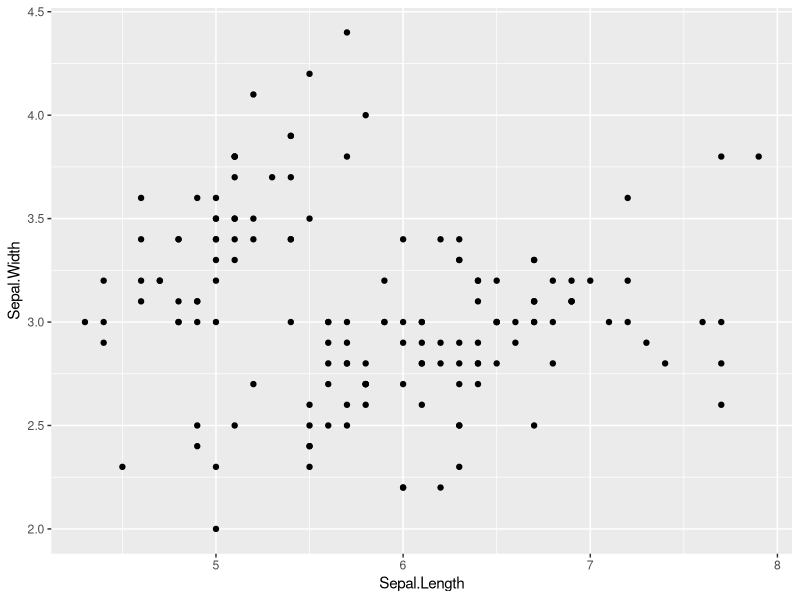
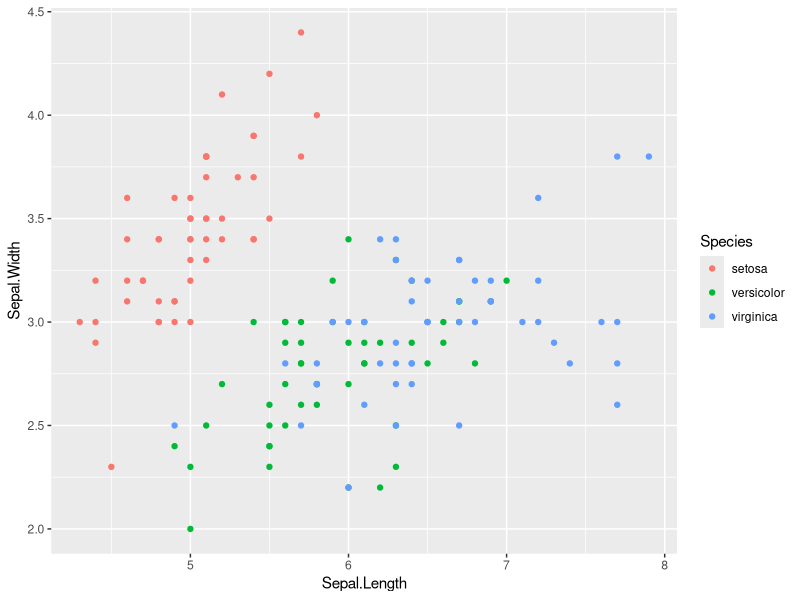
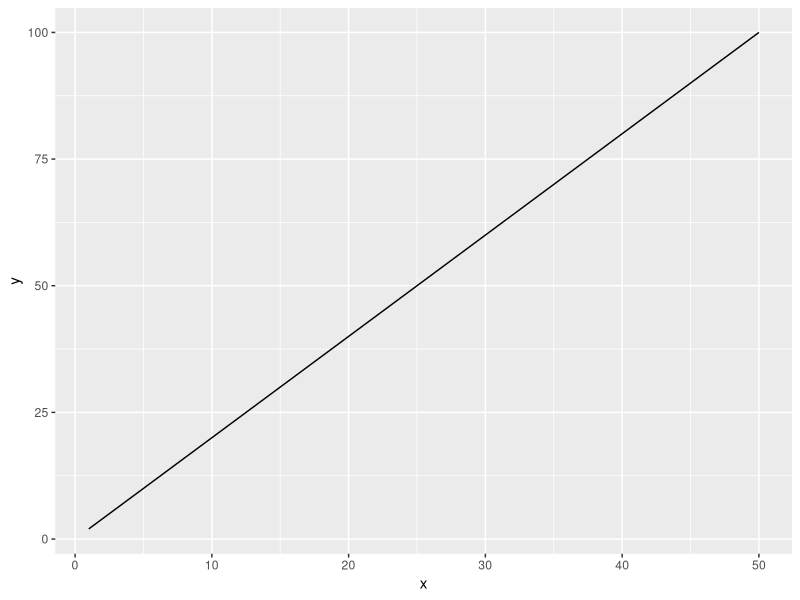
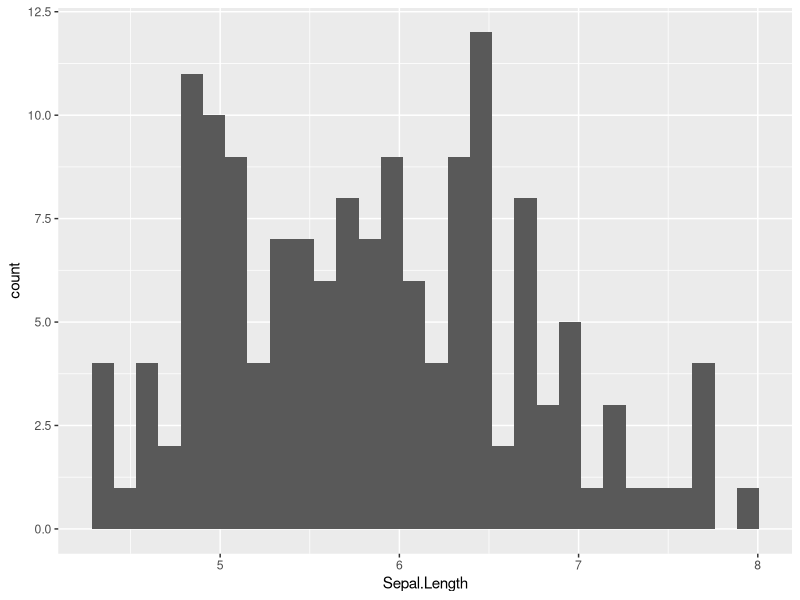
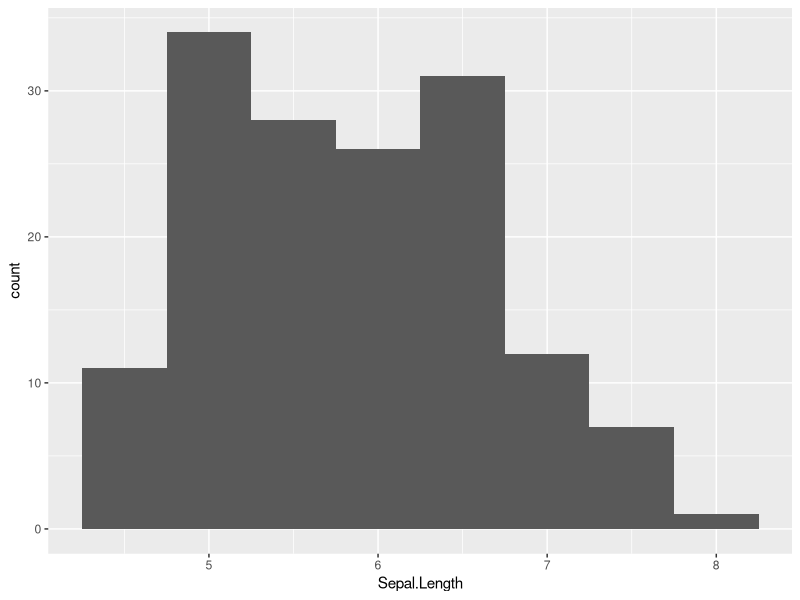
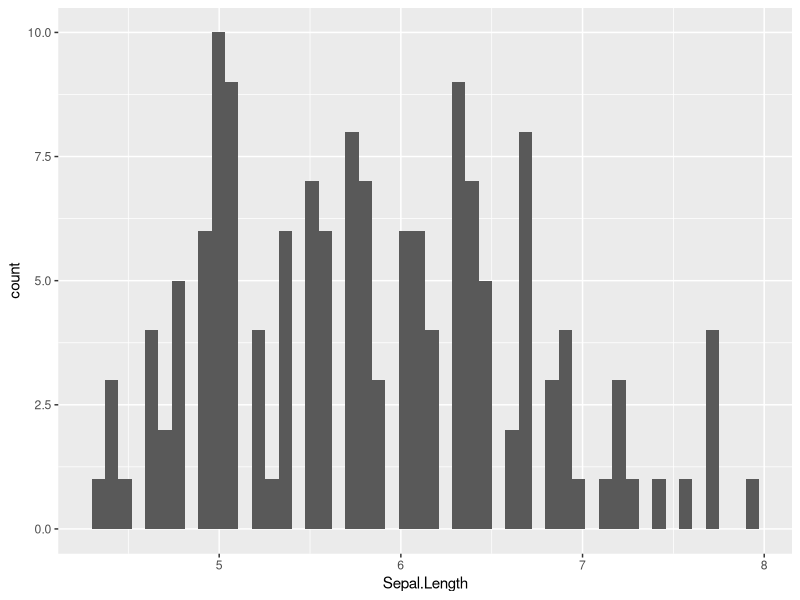
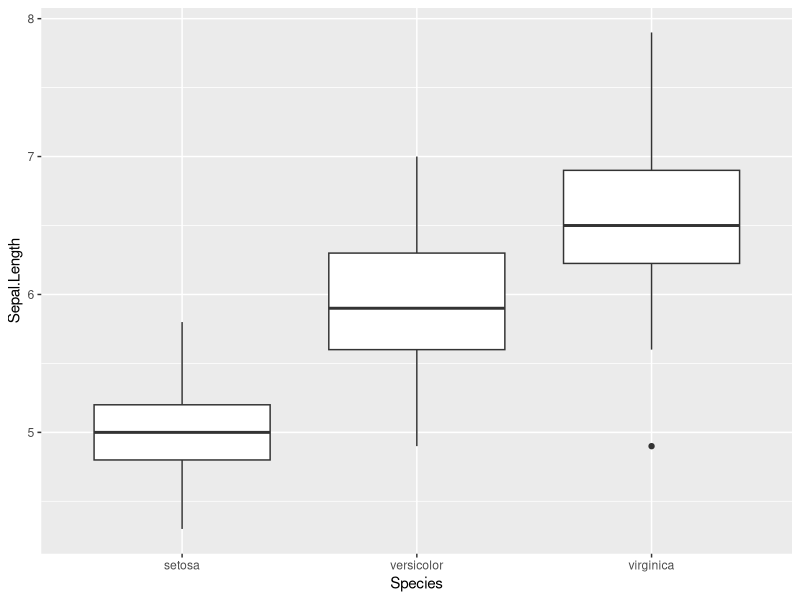
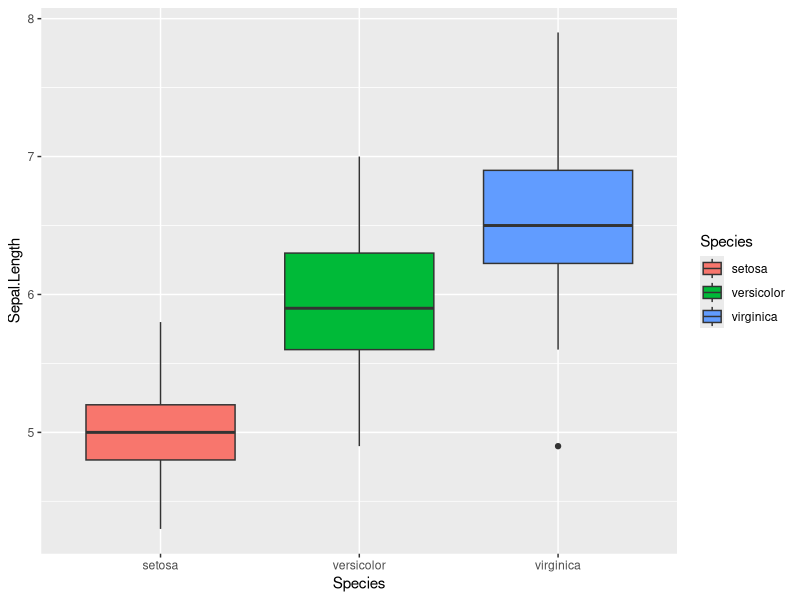

These figures' R source, in order:
#' ---
#' title: "Report week3"
#' output: html_document
#' date: "2023-8-29"
#' author: Zachary Bunch
#' ---


# Visualization -----------------------------------------------------------

library(ggplot2)
library(tidyverse)

# basic plot
iris %>% 
  ggplot(aes(x = Sepal.Length,
             y = Sepal.Width)) +
  geom_point()

# change color by "Species" column
iris %>% 
  ggplot(aes(x = Sepal.Length,
             y = Sepal.Width,
             color = Species)) +
  geom_point()

# sample data
df0 <- tibble(x = rep(1:50, 3),
              y = x * 2)

# basic plot
df0 %>% 
  ggplot(aes(x = x,
             y = y)) +
  geom_line()

# basic plot; bins = 30 by default
iris %>% 
  ggplot(aes(x = Sepal.Length)) +
  geom_histogram()

# change bin width
iris %>% 
  ggplot(aes(x = Sepal.Length)) +
  geom_histogram(binwidth = 0.5)

# change bin number
iris %>% 
  ggplot(aes(x = Sepal.Length)) +
  geom_histogram(bins = 50)

# basic plot
iris %>% 
  ggplot(aes(x = Species,
             y = Sepal.Length)) +
  geom_boxplot()

# change fill by "Species"
iris %>% 
  ggplot(aes(x = Species,
             y = Sepal.Length,
             fill = Species)) +
  geom_boxplot()

# change fill by "Species", but consistent color
iris %>% 
  ggplot(aes(x = Species,
             y = Sepal.Length,
             fill = Species)) +
  geom_boxplot(color = "darkgrey")

# density plot

iris %>% 
  ggplot(aes(x= Sepal.Length)) +
  geom_density(fill = "salmon", color = "salmon", alpha = 0.5)


#facet: facet_wrap

iris %>% 
  ggplot(aes(x= Sepal.Length, y = Sepal.Width)) +
  geom_point() +
  facet_wrap(facets = ~ Species, nrow = 2, ncol = 2)

iris %>% 
  mutate(site = sample(letters[1:2], nrow(.), replace = TRUE )) %>% 
  ggplot(aes(x= Sepal.Length, y = Sepal.Width)) +
  geom_point() +
  facet_grid(rows = vars(Species), cols = vars(site))
